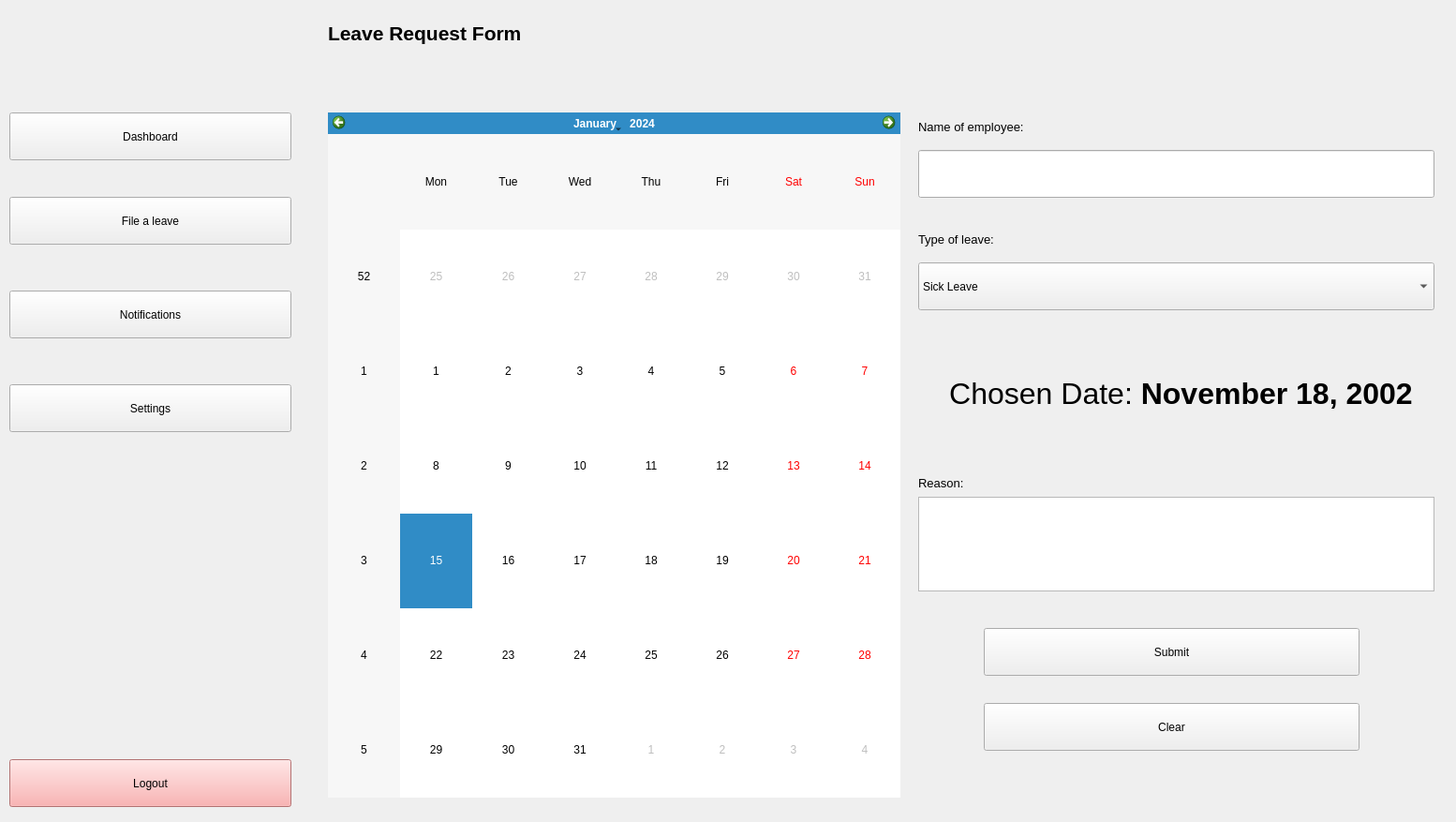
<?xml version="1.0" encoding="UTF-8"?>
<ui version="4.0">
 <class>MainWindow</class>
 <widget class="QMainWindow" name="MainWindow">
  <property name="geometry">
   <rect>
    <x>0</x>
    <y>0</y>
    <width>1554</width>
    <height>877</height>
   </rect>
  </property>
  <property name="windowTitle">
   <string>MainWindow</string>
  </property>
  <widget class="QWidget" name="centralwidget">
   <widget class="QWidget" name="SideBarWidget" native="true">
    <property name="geometry">
     <rect>
      <x>0</x>
      <y>0</y>
      <width>331</width>
      <height>881</height>
     </rect>
    </property>
    <property name="styleSheet">
     <string notr="true">QWidget#SideBarWidget{
background: qlineargradient(x1:0, y1:1, x2:0, y2:0, 
    stop:0 #add8e6, stop:1 #ffffff);
}</string>
    </property>
    <widget class="QLabel" name="label">
     <property name="geometry">
      <rect>
       <x>120</x>
       <y>10</y>
       <width>71</width>
       <height>71</height>
      </rect>
     </property>
     <property name="text">
      <string/>
     </property>
     <property name="pixmap">
      <pixmap>../../OneDrive/Desktop/copy.png</pixmap>
     </property>
     <property name="scaledContents">
      <bool>true</bool>
     </property>
    </widget>
    <widget class="QPushButton" name="memberDashboardBTN">
     <property name="geometry">
      <rect>
       <x>10</x>
       <y>120</y>
       <width>301</width>
       <height>51</height>
      </rect>
     </property>
     <property name="styleSheet">
      <string notr="true">font: 10pt &quot;Arial&quot;;</string>
     </property>
     <property name="text">
      <string>Dashboard</string>
     </property>
    </widget>
    <widget class="QPushButton" name="memberSettingsBTN">
     <property name="geometry">
      <rect>
       <x>10</x>
       <y>410</y>
       <width>301</width>
       <height>51</height>
      </rect>
     </property>
     <property name="styleSheet">
      <string notr="true">font: 10pt &quot;Arial&quot;;</string>
     </property>
     <property name="text">
      <string>Settings</string>
     </property>
    </widget>
    <widget class="QPushButton" name="memberFileLeaveBTN">
     <property name="geometry">
      <rect>
       <x>10</x>
       <y>210</y>
       <width>301</width>
       <height>51</height>
      </rect>
     </property>
     <property name="styleSheet">
      <string notr="true">font: 10pt &quot;Arial&quot;;</string>
     </property>
     <property name="text">
      <string>File a leave</string>
     </property>
    </widget>
    <widget class="QPushButton" name="memberNotificationBTN">
     <property name="geometry">
      <rect>
       <x>10</x>
       <y>310</y>
       <width>301</width>
       <height>51</height>
      </rect>
     </property>
     <property name="styleSheet">
      <string notr="true">font: 10pt &quot;Arial&quot;;</string>
     </property>
     <property name="text">
      <string>Notifications</string>
     </property>
    </widget>
    <widget class="QPushButton" name="memberLogoutBTN">
     <property name="geometry">
      <rect>
       <x>10</x>
       <y>810</y>
       <width>301</width>
       <height>51</height>
      </rect>
     </property>
     <property name="styleSheet">
      <string notr="true">QPushButton#memberLogoutBTN{
 background-color: #FAA0A0;
font: 10pt &quot;Arial&quot;;
}</string>
     </property>
     <property name="text">
      <string>Logout</string>
     </property>
    </widget>
   </widget>
   <widget class="QStackedWidget" name="memberStackedWidget">
    <property name="geometry">
     <rect>
      <x>330</x>
      <y>0</y>
      <width>1221</width>
      <height>881</height>
     </rect>
    </property>
    <property name="currentIndex">
     <number>1</number>
    </property>
    <widget class="QWidget" name="memberDashboard">
     <widget class="QGroupBox" name="groupBox">
      <property name="geometry">
       <rect>
        <x>0</x>
        <y>0</y>
        <width>1221</width>
        <height>881</height>
       </rect>
      </property>
      <property name="title">
       <string/>
      </property>
      <widget class="QWidget" name="firstWidget" native="true">
       <property name="geometry">
        <rect>
         <x>20</x>
         <y>180</y>
         <width>381</width>
         <height>221</height>
        </rect>
       </property>
       <property name="styleSheet">
        <string notr="true">QWidget#firstWidget{
background-color: #EDE9FE;
border-radius: 10px;
}</string>
       </property>
       <widget class="QLabel" name="label_30">
        <property name="geometry">
         <rect>
          <x>160</x>
          <y>0</y>
          <width>221</width>
          <height>211</height>
         </rect>
        </property>
        <property name="text">
         <string>&lt;html&gt;&lt;head/&gt;&lt;body&gt;&lt;p&gt;&lt;span style=&quot; font-size:14pt; font-weight:600;&quot;&gt;Available Sick &lt;/span&gt;&lt;/p&gt;&lt;p&gt;&lt;span style=&quot; font-size:14pt; font-weight:600;&quot;&gt;Leaves&lt;/span&gt;&lt;/p&gt;&lt;/body&gt;&lt;/html&gt;</string>
        </property>
       </widget>
       <widget class="QLabel" name="dashboardSickLeaveLabel">
        <property name="geometry">
         <rect>
          <x>4</x>
          <y>0</y>
          <width>151</width>
          <height>221</height>
         </rect>
        </property>
        <property name="text">
         <string>&lt;html&gt;&lt;head/&gt;&lt;body&gt;&lt;p align=&quot;center&quot;&gt;&lt;span style=&quot; font-size:48pt; font-weight:600;&quot;&gt;5&lt;/span&gt;&lt;/p&gt;&lt;/body&gt;&lt;/html&gt;</string>
        </property>
       </widget>
      </widget>
      <widget class="QLabel" name="label_2">
       <property name="geometry">
        <rect>
         <x>20</x>
         <y>10</y>
         <width>141</width>
         <height>91</height>
        </rect>
       </property>
       <property name="text">
        <string>&lt;html&gt;&lt;head/&gt;&lt;body&gt;&lt;p&gt;&lt;span style=&quot; font-size:16pt; font-weight:600;&quot;&gt;Welcome!&lt;/span&gt;&lt;/p&gt;&lt;/body&gt;&lt;/html&gt;</string>
       </property>
      </widget>
      <widget class="QLabel" name="dashboardUser">
       <property name="geometry">
        <rect>
         <x>170</x>
         <y>10</y>
         <width>411</width>
         <height>91</height>
        </rect>
       </property>
       <property name="text">
        <string>&lt;html&gt;&lt;head/&gt;&lt;body&gt;&lt;p&gt;&lt;span style=&quot; font-size:16pt; font-weight:600;&quot;&gt;Reignear Berador Magallanes&lt;/span&gt;&lt;/p&gt;&lt;/body&gt;&lt;/html&gt;</string>
       </property>
      </widget>
      <widget class="QLabel" name="dashboardTimeAndDate">
       <property name="geometry">
        <rect>
         <x>970</x>
         <y>30</y>
         <width>271</width>
         <height>61</height>
        </rect>
       </property>
       <property name="text">
        <string>&lt;html&gt;&lt;head/&gt;&lt;body&gt;&lt;p&gt;&lt;span style=&quot; font-size:14pt; font-weight:600;&quot;&gt;June 3, 2025 09: 46&lt;/span&gt;&lt;/p&gt;&lt;/body&gt;&lt;/html&gt;</string>
       </property>
      </widget>
      <widget class="QLabel" name="label_11">
       <property name="geometry">
        <rect>
         <x>20</x>
         <y>120</y>
         <width>211</width>
         <height>61</height>
        </rect>
       </property>
       <property name="text">
        <string>&lt;html&gt;&lt;head/&gt;&lt;body&gt;&lt;p&gt;&lt;span style=&quot; font-size:11pt; font-weight:600;&quot;&gt;Overview:&lt;/span&gt;&lt;/p&gt;&lt;/body&gt;&lt;/html&gt;</string>
       </property>
      </widget>
      <widget class="QWidget" name="secondWidget" native="true">
       <property name="geometry">
        <rect>
         <x>420</x>
         <y>180</y>
         <width>381</width>
         <height>221</height>
        </rect>
       </property>
       <property name="styleSheet">
        <string notr="true">QWidget#secondWidget{
background-color: #E6F0FA;
border-radius: 10px;
}</string>
       </property>
       <widget class="QLabel" name="label_31">
        <property name="geometry">
         <rect>
          <x>160</x>
          <y>0</y>
          <width>221</width>
          <height>211</height>
         </rect>
        </property>
        <property name="text">
         <string>&lt;html&gt;&lt;head/&gt;&lt;body&gt;&lt;p&gt;&lt;span style=&quot; font-size:14pt; font-weight:600;&quot;&gt;Available Casual&lt;/span&gt;&lt;/p&gt;&lt;p&gt;&lt;span style=&quot; font-size:14pt; font-weight:600;&quot;&gt;Leaves&lt;/span&gt;&lt;/p&gt;&lt;/body&gt;&lt;/html&gt;</string>
        </property>
       </widget>
       <widget class="QLabel" name="dashboardCasualLeaveLabel">
        <property name="geometry">
         <rect>
          <x>0</x>
          <y>0</y>
          <width>151</width>
          <height>221</height>
         </rect>
        </property>
        <property name="text">
         <string>&lt;html&gt;&lt;head/&gt;&lt;body&gt;&lt;p align=&quot;center&quot;&gt;&lt;span style=&quot; font-size:48pt; font-weight:600;&quot;&gt;5&lt;/span&gt;&lt;/p&gt;&lt;/body&gt;&lt;/html&gt;</string>
        </property>
       </widget>
      </widget>
      <widget class="QWidget" name="thirdWidget" native="true">
       <property name="geometry">
        <rect>
         <x>820</x>
         <y>180</y>
         <width>381</width>
         <height>221</height>
        </rect>
       </property>
       <property name="styleSheet">
        <string notr="true">QWidget#thirdWidget{
background-color: #E6F4EA;
border-radius: 10px;
}</string>
       </property>
       <widget class="QLabel" name="label_32">
        <property name="geometry">
         <rect>
          <x>160</x>
          <y>0</y>
          <width>221</width>
          <height>211</height>
         </rect>
        </property>
        <property name="text">
         <string>&lt;html&gt;&lt;head/&gt;&lt;body&gt;&lt;p&gt;&lt;span style=&quot; font-size:14pt; font-weight:600;&quot;&gt;Available Paid&lt;/span&gt;&lt;/p&gt;&lt;p&gt;&lt;span style=&quot; font-size:14pt; font-weight:600;&quot;&gt;Leaves&lt;/span&gt;&lt;/p&gt;&lt;/body&gt;&lt;/html&gt;</string>
        </property>
       </widget>
       <widget class="QLabel" name="dashboardPaidLeaveLabel">
        <property name="geometry">
         <rect>
          <x>0</x>
          <y>0</y>
          <width>151</width>
          <height>221</height>
         </rect>
        </property>
        <property name="text">
         <string>&lt;html&gt;&lt;head/&gt;&lt;body&gt;&lt;p align=&quot;center&quot;&gt;&lt;span style=&quot; font-size:48pt; font-weight:600;&quot;&gt;5&lt;/span&gt;&lt;/p&gt;&lt;/body&gt;&lt;/html&gt;</string>
        </property>
       </widget>
      </widget>
      <widget class="QWidget" name="dashboardChart" native="true">
       <property name="geometry">
        <rect>
         <x>20</x>
         <y>480</y>
         <width>1181</width>
         <height>381</height>
        </rect>
       </property>
       <property name="styleSheet">
        <string notr="true">QWidget#widget{
background-color: #E6F4EA;
border-radius: 10px;
}</string>
       </property>
      </widget>
      <widget class="QLabel" name="label_12">
       <property name="geometry">
        <rect>
         <x>20</x>
         <y>420</y>
         <width>211</width>
         <height>61</height>
        </rect>
       </property>
       <property name="text">
        <string>&lt;html&gt;&lt;head/&gt;&lt;body&gt;&lt;p&gt;&lt;span style=&quot; font-size:11pt; font-weight:600;&quot;&gt;Chart:&lt;/span&gt;&lt;/p&gt;&lt;/body&gt;&lt;/html&gt;</string>
       </property>
      </widget>
     </widget>
    </widget>
    <widget class="QWidget" name="memberFileLeave">
     <widget class="QWidget" name="widget_2" native="true">
      <property name="geometry">
       <rect>
        <x>0</x>
        <y>0</y>
        <width>1221</width>
        <height>881</height>
       </rect>
      </property>
      <widget class="QCalendarWidget" name="leaveRequestCalendar">
       <property name="geometry">
        <rect>
         <x>20</x>
         <y>120</y>
         <width>611</width>
         <height>731</height>
        </rect>
       </property>
      </widget>
      <widget class="QLabel" name="label_4">
       <property name="geometry">
        <rect>
         <x>20</x>
         <y>-10</y>
         <width>411</width>
         <height>91</height>
        </rect>
       </property>
       <property name="text">
        <string>&lt;html&gt;&lt;head/&gt;&lt;body&gt;&lt;p&gt;&lt;span style=&quot; font-size:16pt; font-weight:600;&quot;&gt;Leave Request Form&lt;/span&gt;&lt;/p&gt;&lt;/body&gt;&lt;/html&gt;</string>
       </property>
      </widget>
      <widget class="QLabel" name="label_5">
       <property name="geometry">
        <rect>
         <x>650</x>
         <y>110</y>
         <width>181</width>
         <height>51</height>
        </rect>
       </property>
       <property name="text">
        <string>&lt;html&gt;&lt;head/&gt;&lt;body&gt;&lt;p&gt;&lt;span style=&quot; font-size:10pt;&quot;&gt;Name of employee:&lt;/span&gt;&lt;/p&gt;&lt;/body&gt;&lt;/html&gt;</string>
       </property>
      </widget>
      <widget class="QLineEdit" name="leaveRequestName">
       <property name="geometry">
        <rect>
         <x>650</x>
         <y>160</y>
         <width>551</width>
         <height>51</height>
        </rect>
       </property>
       <property name="styleSheet">
        <string notr="true">
font: 10pt &quot;Arial&quot;;</string>
       </property>
       <property name="text">
        <string/>
       </property>
      </widget>
      <widget class="QComboBox" name="leaveRequestType">
       <property name="geometry">
        <rect>
         <x>650</x>
         <y>280</y>
         <width>551</width>
         <height>51</height>
        </rect>
       </property>
       <item>
        <property name="text">
         <string>Sick Leave</string>
        </property>
       </item>
       <item>
        <property name="text">
         <string>Casual Leave</string>
        </property>
       </item>
       <item>
        <property name="text">
         <string>Paid Leave</string>
        </property>
       </item>
      </widget>
      <widget class="QLabel" name="label_6">
       <property name="geometry">
        <rect>
         <x>650</x>
         <y>230</y>
         <width>181</width>
         <height>51</height>
        </rect>
       </property>
       <property name="text">
        <string>&lt;html&gt;&lt;head/&gt;&lt;body&gt;&lt;p&gt;&lt;span style=&quot; font-size:10pt;&quot;&gt;Type of leave:&lt;/span&gt;&lt;/p&gt;&lt;/body&gt;&lt;/html&gt;</string>
       </property>
      </widget>
      <widget class="QPlainTextEdit" name="leaveRequestReason">
       <property name="geometry">
        <rect>
         <x>650</x>
         <y>530</y>
         <width>551</width>
         <height>101</height>
        </rect>
       </property>
       <property name="styleSheet">
        <string notr="true">
font: 10pt &quot;Arial&quot;;</string>
       </property>
      </widget>
      <widget class="QLabel" name="label_9">
       <property name="geometry">
        <rect>
         <x>650</x>
         <y>490</y>
         <width>181</width>
         <height>51</height>
        </rect>
       </property>
       <property name="text">
        <string>&lt;html&gt;&lt;head/&gt;&lt;body&gt;&lt;p&gt;&lt;span style=&quot; font-size:10pt;&quot;&gt;Reason:&lt;/span&gt;&lt;/p&gt;&lt;/body&gt;&lt;/html&gt;</string>
       </property>
      </widget>
      <widget class="QPushButton" name="leaveRequestSubmitBTN">
       <property name="geometry">
        <rect>
         <x>720</x>
         <y>670</y>
         <width>401</width>
         <height>51</height>
        </rect>
       </property>
       <property name="toolTip">
        <string>&lt;html&gt;&lt;head/&gt;&lt;body&gt;&lt;p&gt;&lt;span style=&quot; font-size:16pt; font-weight:600;&quot;&gt;Submit&lt;/span&gt;&lt;/p&gt;&lt;/body&gt;&lt;/html&gt;</string>
       </property>
       <property name="styleSheet">
        <string notr="true">
font: 10pt &quot;Arial&quot;;</string>
       </property>
       <property name="text">
        <string>Submit</string>
       </property>
      </widget>
      <widget class="QPushButton" name="leaveRequestClearBTN">
       <property name="geometry">
        <rect>
         <x>720</x>
         <y>750</y>
         <width>401</width>
         <height>51</height>
        </rect>
       </property>
       <property name="styleSheet">
        <string notr="true">QPushButton#requestClearBTN{

background-color: #FAA0A0;
font: 10pt &quot;Arial&quot;;
}</string>
       </property>
       <property name="text">
        <string>Clear</string>
       </property>
      </widget>
      <widget class="QLabel" name="label_15">
       <property name="geometry">
        <rect>
         <x>670</x>
         <y>380</y>
         <width>521</width>
         <height>81</height>
        </rect>
       </property>
       <property name="text">
        <string>&lt;html&gt;&lt;head/&gt;&lt;body&gt;&lt;p align=&quot;center&quot;&gt;&lt;span style=&quot; font-size:24pt;&quot;&gt;Chosen Date: &lt;/span&gt;&lt;span style=&quot; font-size:24pt; font-weight:600;&quot;&gt;November 18, 2002&lt;/span&gt;&lt;/p&gt;&lt;/body&gt;&lt;/html&gt;</string>
       </property>
      </widget>
     </widget>
    </widget>
    <widget class="QWidget" name="memberNotifications">
     <widget class="QLabel" name="label_10">
      <property name="geometry">
       <rect>
        <x>20</x>
        <y>0</y>
        <width>411</width>
        <height>91</height>
       </rect>
      </property>
      <property name="text">
       <string>&lt;html&gt;&lt;head/&gt;&lt;body&gt;&lt;p&gt;&lt;span style=&quot; font-size:16pt; font-weight:600;&quot;&gt;Notifications&lt;/span&gt;&lt;/p&gt;&lt;/body&gt;&lt;/html&gt;</string>
      </property>
     </widget>
     <widget class="QTableWidget" name="notificationTable">
      <property name="geometry">
       <rect>
        <x>20</x>
        <y>110</y>
        <width>1181</width>
        <height>751</height>
       </rect>
      </property>
     </widget>
    </widget>
    <widget class="QWidget" name="memberSettings">
     <widget class="QLabel" name="label_13">
      <property name="geometry">
       <rect>
        <x>20</x>
        <y>0</y>
        <width>411</width>
        <height>91</height>
       </rect>
      </property>
      <property name="text">
       <string>&lt;html&gt;&lt;head/&gt;&lt;body&gt;&lt;p&gt;&lt;span style=&quot; font-size:16pt; font-weight:600;&quot;&gt;Settings&lt;/span&gt;&lt;/p&gt;&lt;/body&gt;&lt;/html&gt;</string>
      </property>
     </widget>
     <widget class="QGroupBox" name="groupBox_2">
      <property name="geometry">
       <rect>
        <x>0</x>
        <y>100</y>
        <width>1221</width>
        <height>781</height>
       </rect>
      </property>
      <property name="title">
       <string/>
      </property>
      <widget class="QLabel" name="label_14">
       <property name="geometry">
        <rect>
         <x>20</x>
         <y>10</y>
         <width>411</width>
         <height>91</height>
        </rect>
       </property>
       <property name="text">
        <string>&lt;html&gt;&lt;head/&gt;&lt;body&gt;&lt;p&gt;&lt;span style=&quot; font-size:16pt; font-weight:600;&quot;&gt;Personal Details&lt;/span&gt;&lt;/p&gt;&lt;/body&gt;&lt;/html&gt;</string>
       </property>
      </widget>
      <widget class="QLabel" name="settingsFirstname">
       <property name="geometry">
        <rect>
         <x>40</x>
         <y>80</y>
         <width>111</width>
         <height>91</height>
        </rect>
       </property>
       <property name="text">
        <string>&lt;html&gt;&lt;head/&gt;&lt;body&gt;&lt;p&gt;&lt;span style=&quot; font-size:12pt; font-weight:600;&quot;&gt;Reignear&lt;/span&gt;&lt;/p&gt;&lt;/body&gt;&lt;/html&gt;</string>
       </property>
      </widget>
      <widget class="QLabel" name="settingsMiddlename">
       <property name="geometry">
        <rect>
         <x>230</x>
         <y>80</y>
         <width>111</width>
         <height>91</height>
        </rect>
       </property>
       <property name="text">
        <string>&lt;html&gt;&lt;head/&gt;&lt;body&gt;&lt;p&gt;&lt;span style=&quot; font-size:12pt; font-weight:600;&quot;&gt;Berador&lt;/span&gt;&lt;/p&gt;&lt;/body&gt;&lt;/html&gt;</string>
       </property>
      </widget>
      <widget class="QLabel" name="settingsLastname">
       <property name="geometry">
        <rect>
         <x>410</x>
         <y>80</y>
         <width>121</width>
         <height>91</height>
        </rect>
       </property>
       <property name="text">
        <string>&lt;html&gt;&lt;head/&gt;&lt;body&gt;&lt;p&gt;&lt;span style=&quot; font-size:12pt; font-weight:600;&quot;&gt;Magallanes&lt;/span&gt;&lt;/p&gt;&lt;/body&gt;&lt;/html&gt;</string>
       </property>
      </widget>
      <widget class="QLabel" name="settingsSuffix">
       <property name="geometry">
        <rect>
         <x>600</x>
         <y>80</y>
         <width>121</width>
         <height>91</height>
        </rect>
       </property>
       <property name="text">
        <string>&lt;html&gt;&lt;head/&gt;&lt;body&gt;&lt;p&gt;&lt;span style=&quot; font-size:12pt; font-weight:600;&quot;&gt;N/A&lt;/span&gt;&lt;/p&gt;&lt;/body&gt;&lt;/html&gt;</string>
       </property>
      </widget>
      <widget class="QWidget" name="noteWidget" native="true">
       <property name="geometry">
        <rect>
         <x>20</x>
         <y>260</y>
         <width>1171</width>
         <height>121</height>
        </rect>
       </property>
       <property name="styleSheet">
        <string notr="true">QWidget#noteWidget{
background-color: #fdfa72;
border-radius: 20px;
}</string>
       </property>
       <widget class="QLabel" name="label_22">
        <property name="geometry">
         <rect>
          <x>0</x>
          <y>10</y>
          <width>1171</width>
          <height>111</height>
         </rect>
        </property>
        <property name="text">
         <string>&lt;html&gt;&lt;head/&gt;&lt;body&gt;&lt;p align=&quot;center&quot;&gt;&lt;span style=&quot; font-size:10pt; font-weight:600;&quot;&gt;Note:&lt;/span&gt;&lt;span style=&quot; font-size:10pt;&quot;/&gt;&lt;span style=&quot; font-size:10pt; font-style:italic;&quot;&gt;You cannot edit your personal details such as your name. However, you may update other information as needed&lt;/span&gt;&lt;/p&gt;&lt;/body&gt;&lt;/html&gt;</string>
        </property>
       </widget>
      </widget>
      <widget class="QLabel" name="settingsProvince">
       <property name="geometry">
        <rect>
         <x>40</x>
         <y>140</y>
         <width>191</width>
         <height>91</height>
        </rect>
       </property>
       <property name="text">
        <string>&lt;html&gt;&lt;head/&gt;&lt;body&gt;&lt;p&gt;&lt;span style=&quot; font-size:12pt; font-weight:600;&quot;&gt;Davao Del Norte&lt;/span&gt;&lt;/p&gt;&lt;/body&gt;&lt;/html&gt;</string>
       </property>
      </widget>
      <widget class="QLabel" name="settingsCity">
       <property name="geometry">
        <rect>
         <x>220</x>
         <y>140</y>
         <width>191</width>
         <height>91</height>
        </rect>
       </property>
       <property name="text">
        <string>&lt;html&gt;&lt;head/&gt;&lt;body&gt;&lt;p&gt;&lt;span style=&quot; font-size:12pt; font-weight:600;&quot;&gt;Sto tomas&lt;/span&gt;&lt;/p&gt;&lt;/body&gt;&lt;/html&gt;</string>
       </property>
      </widget>
      <widget class="QLabel" name="settingsBarangay">
       <property name="geometry">
        <rect>
         <x>410</x>
         <y>140</y>
         <width>191</width>
         <height>91</height>
        </rect>
       </property>
       <property name="text">
        <string>&lt;html&gt;&lt;head/&gt;&lt;body&gt;&lt;p&gt;&lt;span style=&quot; font-size:12pt; font-weight:600;&quot;&gt;Balagunan&lt;/span&gt;&lt;/p&gt;&lt;/body&gt;&lt;/html&gt;</string>
       </property>
      </widget>
      <widget class="QLabel" name="settingsZipCode">
       <property name="geometry">
        <rect>
         <x>590</x>
         <y>140</y>
         <width>191</width>
         <height>91</height>
        </rect>
       </property>
       <property name="text">
        <string>&lt;html&gt;&lt;head/&gt;&lt;body&gt;&lt;p&gt;&lt;span style=&quot; font-size:12pt; font-weight:600;&quot;&gt;8112&lt;/span&gt;&lt;/p&gt;&lt;/body&gt;&lt;/html&gt;</string>
       </property>
      </widget>
      <widget class="QLabel" name="label_25">
       <property name="geometry">
        <rect>
         <x>30</x>
         <y>430</y>
         <width>411</width>
         <height>91</height>
        </rect>
       </property>
       <property name="text">
        <string>&lt;html&gt;&lt;head/&gt;&lt;body&gt;&lt;p&gt;&lt;span style=&quot; font-size:16pt; font-weight:600;&quot;&gt;Account Settings&lt;/span&gt;&lt;/p&gt;&lt;/body&gt;&lt;/html&gt;</string>
       </property>
      </widget>
      <widget class="QLineEdit" name="settingsUsername">
       <property name="geometry">
        <rect>
         <x>30</x>
         <y>590</y>
         <width>231</width>
         <height>51</height>
        </rect>
       </property>
       <property name="styleSheet">
        <string notr="true">font: 10pt &quot;Arial&quot;;</string>
       </property>
      </widget>
      <widget class="QLabel" name="label_26">
       <property name="geometry">
        <rect>
         <x>30</x>
         <y>545</y>
         <width>161</width>
         <height>31</height>
        </rect>
       </property>
       <property name="text">
        <string>&lt;html&gt;&lt;head/&gt;&lt;body&gt;&lt;p&gt;&lt;span style=&quot; font-size:12pt; font-weight:600;&quot;&gt;Username&lt;/span&gt;&lt;/p&gt;&lt;/body&gt;&lt;/html&gt;</string>
       </property>
      </widget>
      <widget class="QLabel" name="label_27">
       <property name="geometry">
        <rect>
         <x>300</x>
         <y>540</y>
         <width>161</width>
         <height>31</height>
        </rect>
       </property>
       <property name="text">
        <string>&lt;html&gt;&lt;head/&gt;&lt;body&gt;&lt;p&gt;&lt;span style=&quot; font-size:12pt; font-weight:600;&quot;&gt;Email&lt;/span&gt;&lt;/p&gt;&lt;/body&gt;&lt;/html&gt;</string>
       </property>
      </widget>
      <widget class="QLineEdit" name="settingsEmail">
       <property name="geometry">
        <rect>
         <x>310</x>
         <y>590</y>
         <width>231</width>
         <height>51</height>
        </rect>
       </property>
       <property name="styleSheet">
        <string notr="true">font: 10pt &quot;Arial&quot;;</string>
       </property>
      </widget>
      <widget class="QLabel" name="label_28">
       <property name="geometry">
        <rect>
         <x>590</x>
         <y>540</y>
         <width>161</width>
         <height>31</height>
        </rect>
       </property>
       <property name="text">
        <string>&lt;html&gt;&lt;head/&gt;&lt;body&gt;&lt;p&gt;&lt;span style=&quot; font-size:12pt; font-weight:600;&quot;&gt;Password&lt;/span&gt;&lt;/p&gt;&lt;/body&gt;&lt;/html&gt;</string>
       </property>
      </widget>
      <widget class="QLineEdit" name="settingsPassword">
       <property name="geometry">
        <rect>
         <x>590</x>
         <y>590</y>
         <width>231</width>
         <height>51</height>
        </rect>
       </property>
       <property name="styleSheet">
        <string notr="true">font: 10pt &quot;Arial&quot;;</string>
       </property>
      </widget>
      <widget class="QLineEdit" name="settingsConfirmPassword">
       <property name="geometry">
        <rect>
         <x>870</x>
         <y>590</y>
         <width>231</width>
         <height>51</height>
        </rect>
       </property>
       <property name="styleSheet">
        <string notr="true">font: 10pt &quot;Arial&quot;;</string>
       </property>
      </widget>
      <widget class="QLabel" name="label_29">
       <property name="geometry">
        <rect>
         <x>870</x>
         <y>540</y>
         <width>191</width>
         <height>31</height>
        </rect>
       </property>
       <property name="text">
        <string>&lt;html&gt;&lt;head/&gt;&lt;body&gt;&lt;p&gt;&lt;span style=&quot; font-size:12pt; font-weight:600;&quot;&gt;Confirm Password&lt;/span&gt;&lt;/p&gt;&lt;/body&gt;&lt;/html&gt;</string>
       </property>
      </widget>
      <widget class="QPushButton" name="settingsSaveBTN">
       <property name="geometry">
        <rect>
         <x>1050</x>
         <y>700</y>
         <width>161</width>
         <height>51</height>
        </rect>
       </property>
       <property name="styleSheet">
        <string notr="true">font: 10pt &quot;Arial&quot;;</string>
       </property>
       <property name="text">
        <string>Save</string>
       </property>
      </widget>
      <widget class="QPushButton" name="settingsEditBTN">
       <property name="geometry">
        <rect>
         <x>870</x>
         <y>700</y>
         <width>161</width>
         <height>51</height>
        </rect>
       </property>
       <property name="styleSheet">
        <string notr="true">font: 10pt &quot;Arial&quot;;</string>
       </property>
       <property name="text">
        <string>Edit</string>
       </property>
      </widget>
     </widget>
    </widget>
   </widget>
  </widget>
 </widget>
 <resources/>
 <connections/>
</ui>
